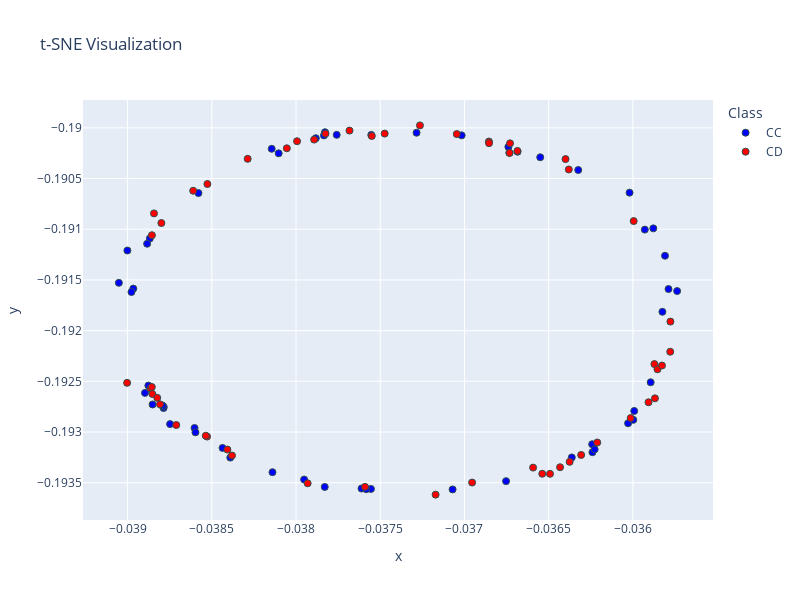

Source (notebook cell):
### Code cell
# Visualize training data using TSNE
embeddings = np.array([model.get_word_vector(text) for text in clean_texts_train])

# Apply t-SNE to reduce dimensions to 2D
tsne = TSNE(n_components=2, perplexity=50, random_state=42, init='random')
reduced_embeddings = tsne.fit_transform(embeddings)
plot_tsne(reduced_embeddings, y_train)
